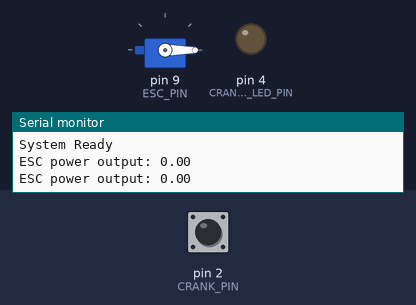
Recording of a sketch running on a simulated Arduino Nano Every. Parts: servo, output pins drawn as LEDs (lit = HIGH), the last lines printed to the serial monitor. The inputs (shaded band) are chosen by the test bench; at power-on: pin 2 (CRANK_PIN) HIGH.

Above: at 4.2 s.
4.3 s: pin 2 (CRANK_PIN) driven LOW
At 4.5 s:
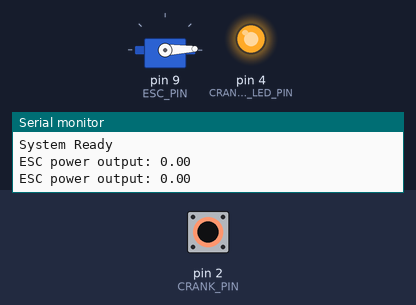
7.3 s: pin 2 (CRANK_PIN) pulsed HIGH 5 times (0.12 s each, 0.3 s apart)
At 9.45 s:
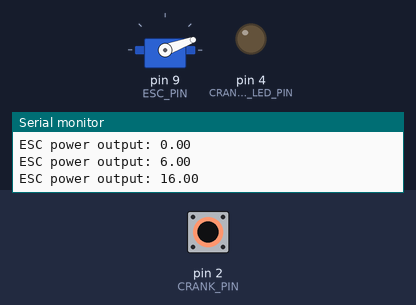
Timing chart, 0 to 12.1 s (numbered marks = the images above; inputs shaded):
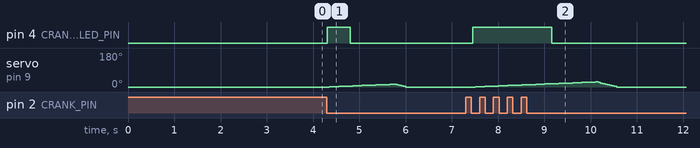

The sketch:

lab-5-control-system.ino
```cpp
// (licence header left out)
#include <Servo.h>

/*
  Define pins used
  Nano every pinout diagram:
  https://docs.arduino.cc/resources/pinouts/ABX00028-full-pinout.pdf
*/
#define CRANK_ACTIVITY_LED_PIN 4
#define CRANK_PIN 2
#define ESC_PIN 9

/*
  Define system constants
*/
#define CRANK_PASS_ACTIVITY_DELAY 500
#define CRANK_PASS_MAXIMUM_DELAY 1500
#define MESSAGE_MAXIMUM_INTERVAL 1000

/*
  ESC Variables
*/
const float esc_step_up = 0.5;
const float esc_step_down = 3.0;

/*
  System variables
 */
unsigned volatile long crank_interrupt_current_time;
unsigned long current_loop_time;
unsigned long message_previous_time;
float esc_power_output;
Servo esc;

void setup() {
  /*
    This method is run once, evertime your arduino is turned on.
    You should put any code in here that needs to have run before
    the 'loop' method.
  */

  // setup serial for diagnostics
  Serial.begin(9600);
  // set default values
  crank_interrupt_current_time = 0;
  current_loop_time = 0;
  message_previous_time = 0;
  // setup LED pin as output with LED off
  pinMode(CRANK_ACTIVITY_LED_PIN, OUTPUT);
  digitalWrite(CRANK_ACTIVITY_LED_PIN, LOW);
  // setup crank pin as input and attach an interrupt
  pinMode(CRANK_PIN, INPUT);
  attachInterrupt(digitalPinToInterrupt(CRANK_PIN), crankInterrupt, FALLING);
  // setup ESC (servo) as output
  pinMode(ESC_PIN, OUTPUT);
  esc.attach(ESC_PIN);
  esc.write(0);
  // pause the system
  delay(3000);
  Serial.println("System Ready");
}

void loop() {
  /*
    This method is called on a loop untill your arduino is turned off.
    The main logic for your code should be present within this method.
  */

  // display the crank activity LED
  current_loop_time = millis();
  if (current_loop_time - crank_interrupt_current_time < CRANK_PASS_ACTIVITY_DELAY) {
    digitalWrite(CRANK_ACTIVITY_LED_PIN, HIGH);
  } else {
    digitalWrite(CRANK_ACTIVITY_LED_PIN, LOW);
  }

  // power up or down the ESC
  if (current_loop_time - crank_interrupt_current_time < CRANK_PASS_MAXIMUM_DELAY) {
    if (esc_power_output + esc_step_up <= 180) {
      esc_power_output += esc_step_up;
    } else {
      esc_power_output = 180;
    }
  } else {
    if (esc_power_output - esc_step_down >= 0) {
      esc_power_output -= esc_step_down;
    } else {
      esc_power_output = 0;
    }
  }
  esc.write((int)esc_power_output);

  // display debug message
  if (current_loop_time - message_previous_time >= MESSAGE_MAXIMUM_INTERVAL){
    message_previous_time = current_loop_time;
    Serial.print("ESC power output: ");
    Serial.println(esc_power_output);
  }

  // delay the system
  delay(50);
}

void crankInterrupt() {
  /*
    This method is called everytime the hall effect sensor value is changed
    within the boundaries defined in setup.
  */

  // record the current time of interrupt in milliseconds
  crank_interrupt_current_time = millis();
}
```

Measured:
- after the input at 4.3 s, pin 4 (CRANK_ACTIVITY_LED_PIN): LOW → HIGH at once, → LOW 0.50 s later; servo on pin 9 (ESC_PIN): rises from 0° to 15° in 1.4 s, then falls to 0° in 0.25 s
- after the input at 7.3 s, pin 4 (CRANK_ACTIVITY_LED_PIN): LOW → HIGH after 0.16 s, → LOW 1.7 s later; servo on pin 9 (ESC_PIN): rises from 0° to 27° in 2.6 s, then falls to 0° in 0.45 s
